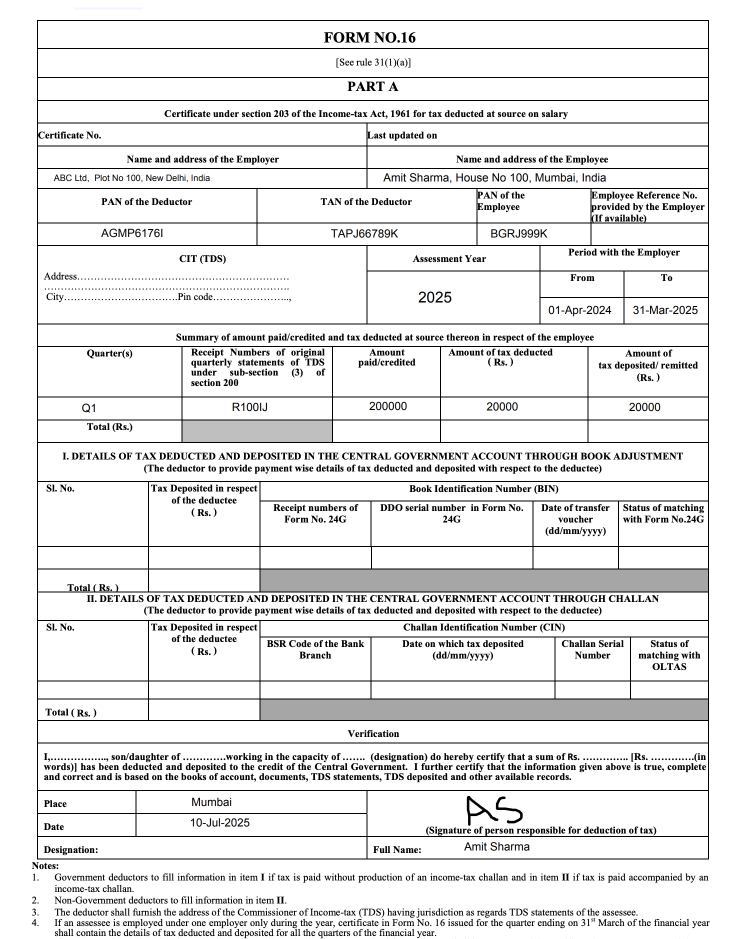
#> input picture document_scanning_ocr/assets/Form1.png, 1480 x 1878 px, found by its file name (shown at 1/2 size)
$ python align_images_test.py
#> lines starting #> are read from the running program, lines starting #| are printed output that depends on the picture
#> further down, image is the input picture: shape (1878, 1480, 3); mean B, G, R 231.4, 231.4, 231.4
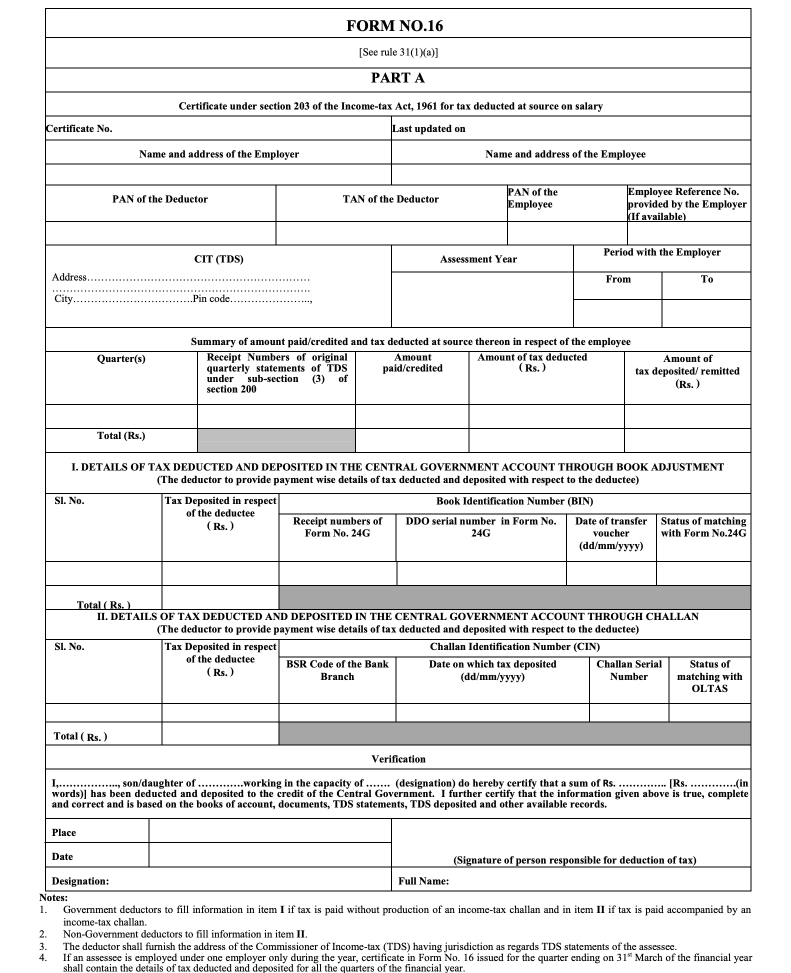
#> input picture document_scanning_ocr/assets/Template.png, 1582 x 1946 px, found by its file name (shown at 1/2 size)
#> further down, template is the input picture: shape (1946, 1582, 3); min 0, max 255, mean 233
### document_scanning_ocr/align_images.py
import cv2
import numpy as np
import imutils

def align_images(image, template, max_features=500, keep_percent=0.2, debug=False):

    # Convert to Gray scale
#> called with max_features = 500, keep_percent = 0.2, debug = True
    image_gray = cv2.cvtColor(image, cv2.COLOR_BGR2GRAY)
    image_gray = cv2.GaussianBlur(image_gray, (5,5), 0)

    template_gray = cv2.cvtColor(template, cv2.COLOR_BGR2GRAY)
    template_gray = cv2.GaussianBlur(template_gray, (5,5), 0)

    # use orb to detect key points and local binary invariants
    orb = cv2.ORB_create()
    (kpsA, descsA) = orb.detectAndCompute(image_gray, None)
#> kpsA = 500 keypoints; strongest (x, y, size): (959, 1619, 53.6), (958, 1619, 64.3), (1035, 1632, 77.1), (999, 1609, 64.3)
    (kpsB, descsB) = orb.detectAndCompute(template_gray, None)
#> kpsB = 502 keypoints; strongest (x, y, size): (850, 60, 31), (850, 59, 37.2), (850, 58, 31), (698, 59, 53.6)

    # match features
    method = cv2.DESCRIPTOR_MATCHER_BRUTEFORCE_HAMMING
    matcher = cv2.DescriptorMatcher_create(method)
    matches = matcher.match(descsA, descsB)
#> matches = 500 matches

    #sort matches on distance
    matches = sorted(matches, key=lambda x: x.distance)

    # keep top matches
    keep = int(len(matches) * keep_percent)
#> keep = 100
    matches = matches[:keep]
#> matches = 100 matches

    if debug:
        matchedVis = cv2.drawMatches(image, kpsA, template, kpsB, matches, None)
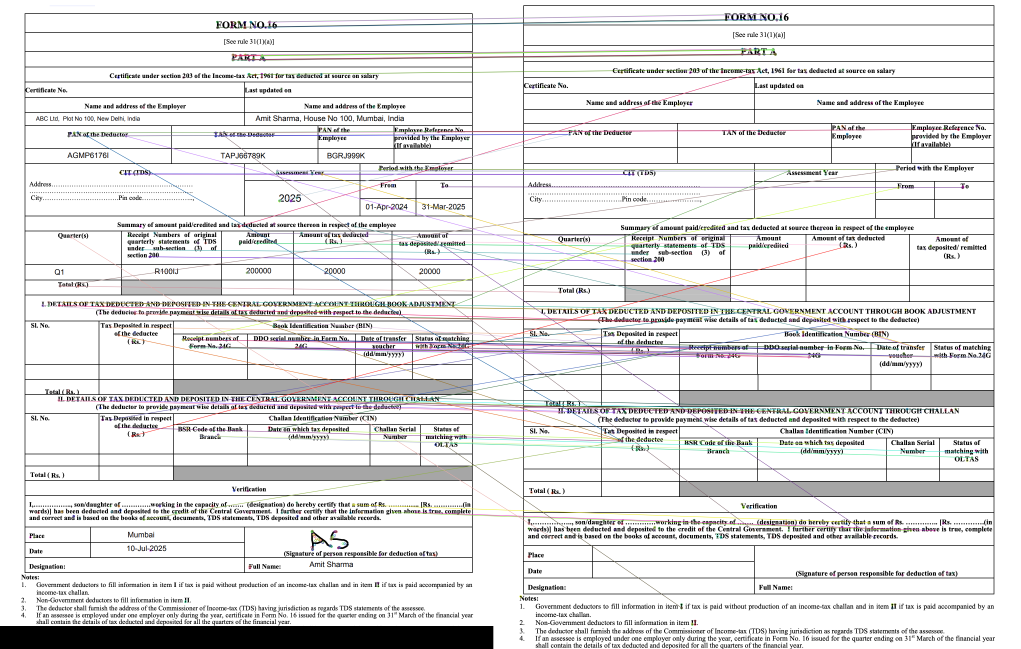
#> matchedVis: shape (1946, 3062, 3) (shown at 1/3 size); mean B, G, R 225.2, 225.1, 225.6
        cv2.imshow("Matched Key Points", matchedVis)
        cv2.waitKey(0)

    # allocate memory for the keypoints (x, y)-coordinates from the
	# top matches -- we'll use these coordinates to compute our
	# homography matrix
    ptsA = np.zeros((len(matches), 2), dtype="float")
#> ptsA = 100 pairs, first value 0 to 0, second value 0 to 0
    ptsB = np.zeros((len(matches), 2), dtype="float")
#> ptsB = 100 pairs, first value 0 to 0, second value 0 to 0

    # loop over the top matches
    for (i, m) in enumerate(matches):

        # indicate that the two keypoints in the respective images
		# map to each other
        ptsA[i] = kpsA[m.queryIdx].pt
        ptsB[i] = kpsB[m.trainIdx].pt
#> this loop made 100 passes
#> after the loop, ptsA = 100 pairs, first value 127.9 to 1389, second value 65 to 1558; ptsB = 100 pairs, first value 176 to 1472, second value 41 to 1823


	# compute the homography matrix between the two sets of matched
	# points
    (H, mask) = cv2.findHomography(ptsA, ptsB, method=cv2.RANSAC)
#> H = [[1.05, -0.000118, 11.77], [-0.000823, 1.05, -26.37], [-6.16e-07, 3.21e-07, 1]]; mask = 100 values, max 1 at index 0, min 0 at index 22, mean 0.7

    # use the homography matrix to align the images
    (h, w) = template.shape[:2]
#> h = 1946; w = 1582
    aligned = cv2.warpPerspective(image, H, (w, h))
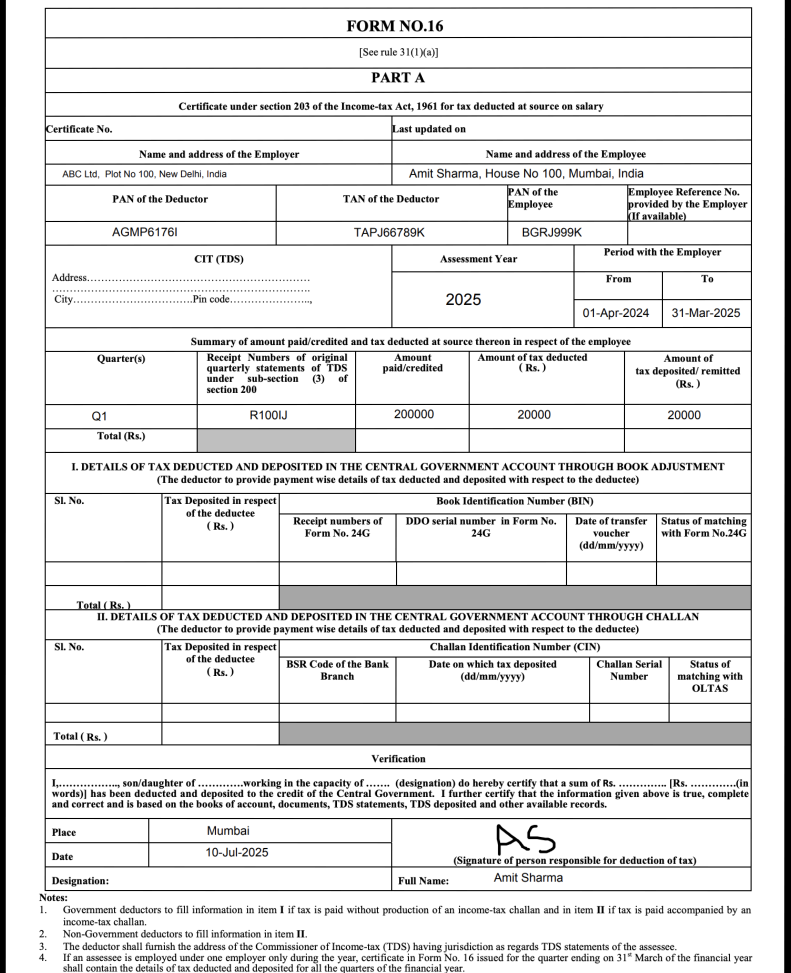
#> aligned: shape (1946, 1582, 3) (shown at 1/2 size); mean B, G, R 227.5, 227.5, 227.5

    # return the aligned image
    return aligned


### document_scanning_ocr/align_images_test.py
import imutils
from align_images import align_images
import numpy as np
import cv2

base_path = './document_scanning_ocr'

image = cv2.imread(base_path + '/assets/Form1.png')
template = cv2.imread(base_path + '/assets/Template.png')

aligned = align_images(image, template, debug=True)

# resize both the aligned and template images so we can easily
# visualize them on our screen
aligned = imutils.resize(aligned, width=700)
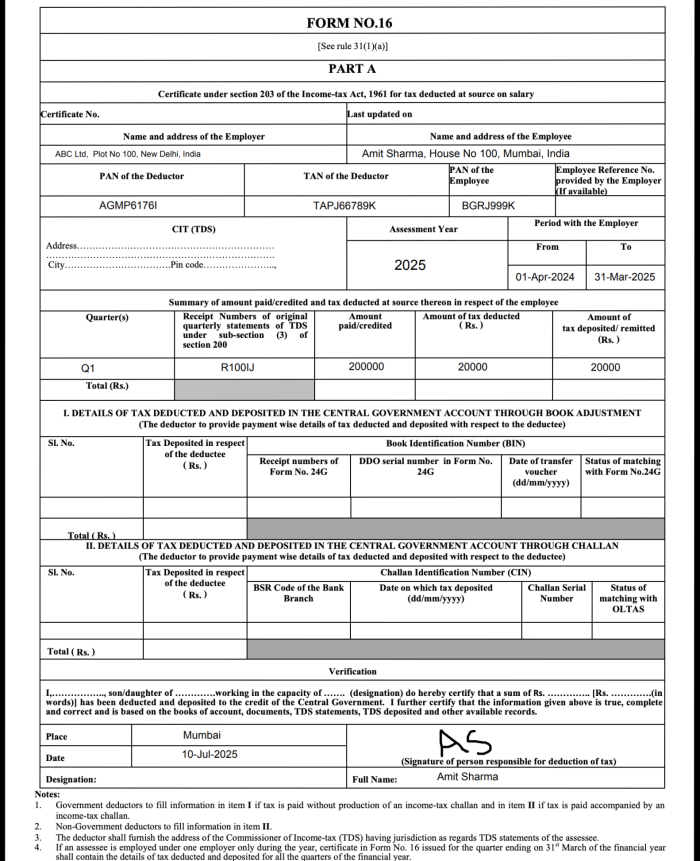
#> aligned: shape (861, 700, 3); mean B, G, R 227.5, 227.5, 227.5
template = imutils.resize(template, width=700)
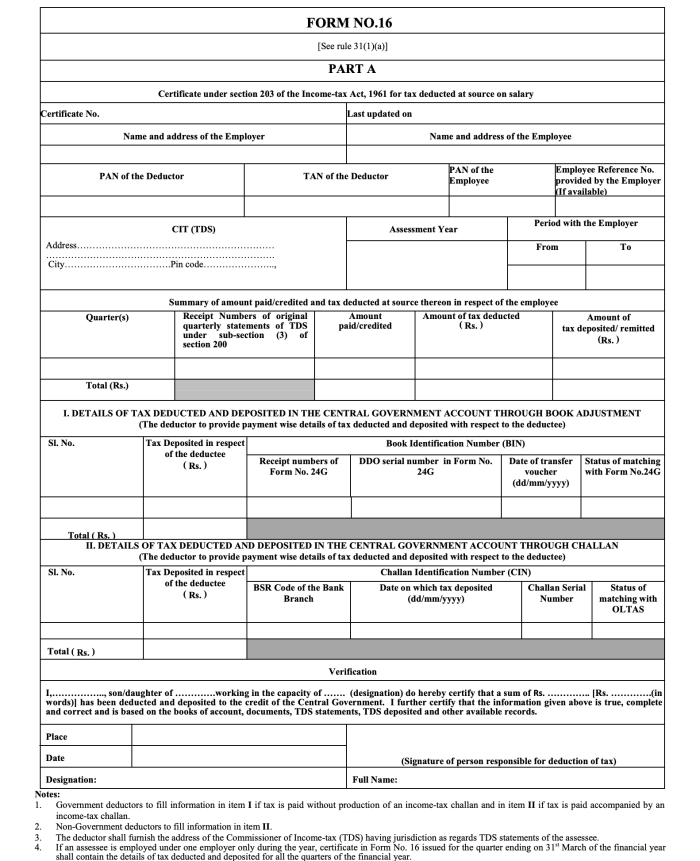
#> template: shape (861, 700, 3); min 0, max 255, mean 233

# our first output visualization of the image alignment will be a
# side-by-side comparison of the output aligned image and the
# template
stacked = np.hstack([aligned, template])
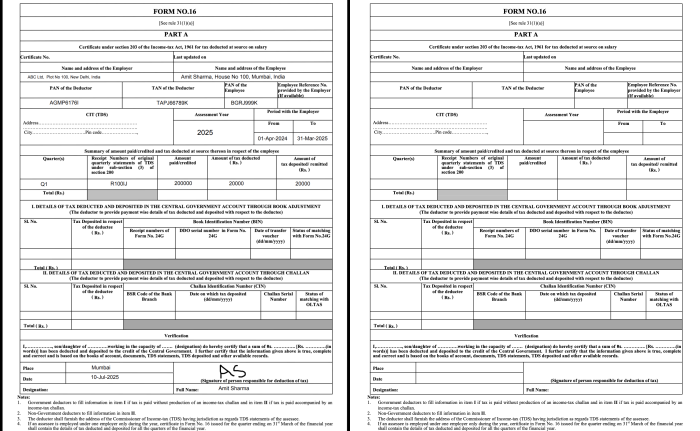
#> stacked: shape (861, 1400, 3) (shown at 1/2 size); mean B, G, R 230.2, 230.2, 230.2


# our second image alignment visualization will be *overlaying* the
# aligned image on the template, that way we can obtain an idea of
# how good our image alignment is
overlay = template.copy()
output = aligned.copy()
cv2.addWeighted(overlay, 0.5, output, 0.5, 0, output)
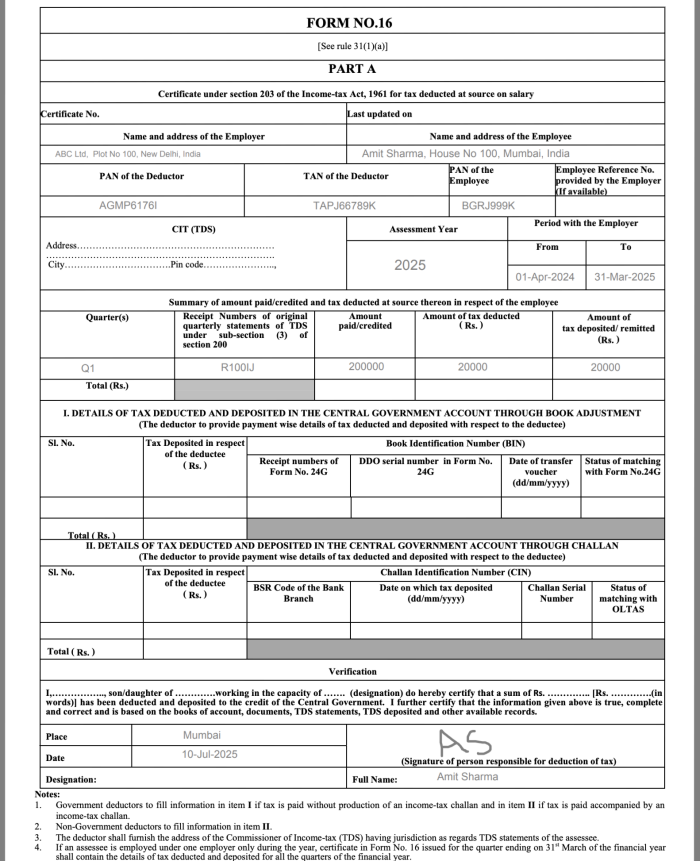
#> output: shape (861, 700, 3); mean B, G, R 230.2, 230.2, 230.2

# show the two output image alignment visualizations
cv2.imshow("Image Alignment Stacked", stacked)
cv2.imshow("Image Alignment Overlay", output)
cv2.waitKey(0)
